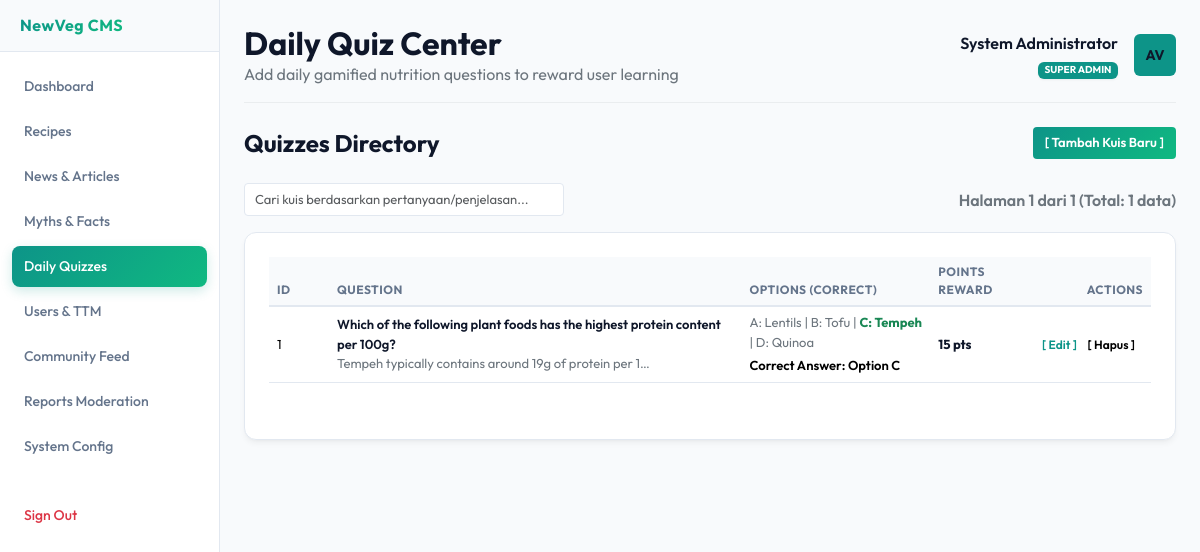
The app's page /admin/quizzes.php (signed in) with its own data.
### tables this page shows
CREATE TABLE `quizzes` (
  `id` INT AUTO_INCREMENT PRIMARY KEY,
  `question` TEXT NOT NULL,
  `option_a` VARCHAR(255) NOT NULL,
  `option_b` VARCHAR(255) NOT NULL,
  `option_c` VARCHAR(255) NOT NULL,
  `option_d` VARCHAR(255) NOT NULL,
  `correct_option` CHAR(1) NOT NULL,  
  `explanation` TEXT DEFAULT NULL,
  `points_reward` INT DEFAULT 10
);

### admin/quizzes.php (the view, shortened to what this page needs)
<?php
$db = getDatabaseConnection();
$limit = 10;
$page = 1;
$offset = 0;
try {
    $countStmt = $db->query("SELECT COUNT(*) FROM quizzes");
    $totalItems = $countStmt->fetchColumn();
    $totalPages = max(1, ceil($totalItems / $limit));
    $dataStmt = $db->prepare("SELECT * FROM quizzes ORDER BY id DESC LIMIT :limit OFFSET :offset");
    $dataStmt->bindValue(':limit', $limit, PDO::PARAM_INT);
    $dataStmt->bindValue(':offset', $offset, PDO::PARAM_INT);
    $dataStmt->execute();
    $quizzes = $dataStmt->fetchAll();
} catch (PDOException $e) {
    $quizzes = [];
    $totalItems = 0;
    $totalPages = 1;
}
require_once __DIR__ . '/includes/header.php';
?>
<div class="animated-fade mb-5">
    <div class="d-flex justify-content-between align-items-center mb-4">
        <h4 class="fw-bold m-0">Quizzes Directory</h4>
        <button class="btn btn-custom" data-bs-toggle="modal" data-bs-target="#addQuizModal">
            [ Tambah Kuis Baru ]
        </button>
    </div>
    <div class="d-flex justify-content-between align-items-center mb-3">
        <div style="max-width: 320px; width: 100%;">
            <input type="text" id="quiz-search" class="form-control" placeholder="Cari kuis berdasarkan pertanyaan/penjelasan...">
        </div>
        <div>
            <span id="quiz-info" class="text-secondary fw-semibold fs-13">
                Halaman <?= $page ?> dari <?= $totalPages ?> (Total: <?= $totalItems ?> data)
            </span>
        </div>
    </div>
    <div class="glass-card p-4">
        <div class="table-responsive">
            <table class="table table-hover align-middle">
                <thead>
                    <tr>
                        <th style="width: 60px;">ID</th>
                        <th>Question</th>
                        <th>Options (Correct)</th>
                        <th>Points Reward</th>
                        <th class="text-end" style="width: 120px;">Actions</th>
                    </tr>
                </thead>
                <tbody id="quiz-table-body">
                    <?php if (empty($quizzes)): ?>
                        <tr>
                            <td colspan="5" class="text-center text-secondary py-5">No quizzes found. Click "[ Tambah Kuis Baru ]" to begin.</td>
                        </tr>
                    <?php else: ?>
                        <?php foreach ($quizzes as $quiz):
                            $quizJson = htmlspecialchars(json_encode([
                                'id' => $quiz['id'],
                                'question' => $quiz['question'],
                                'option_a' => $quiz['option_a'],
                                'option_b' => $quiz['option_b'],
                                'option_c' => $quiz['option_c'],
                                'option_d' => $quiz['option_d'],
                                'correct_option' => $quiz['correct_option'],
                                'explanation' => $quiz['explanation'],
                                'points_reward' => $quiz['points_reward']
                            ]), ENT_QUOTES, 'UTF-8');
                        ?>
                            <tr>
                                <td><?= intval($quiz['id']) ?></td>
                                <td>
                                    <div class="fw-semibold text-white"><?= htmlspecialchars($quiz['question']) ?></div>
                                    <div class="text-secondary fs-12 text-truncate" style="max-width: 320px;"><?= htmlspecialchars($quiz['explanation']) ?></div>
                                </td>
                                <td>
                                    <div class="fs-13 text-secondary">
                                        <span class="<?= $quiz['correct_option'] === 'A' ? 'text-success fw-bold' : '' ?>">A: <?= htmlspecialchars($quiz['option_a']) ?></span> |
                                        <span class="<?= $quiz['correct_option'] === 'B' ? 'text-success fw-bold' : '' ?>">B: <?= htmlspecialchars($quiz['option_b']) ?></span> |
                                        <span class="<?= $quiz['correct_option'] === 'C' ? 'text-success fw-bold' : '' ?>">C: <?= htmlspecialchars($quiz['option_c']) ?></span> |
                                        <span class="<?= $quiz['correct_option'] === 'D' ? 'text-success fw-bold' : '' ?>">D: <?= htmlspecialchars($quiz['option_d']) ?></span>
                                    </div>
                                    <div class="text-teal fs-12 fw-semibold mt-1">Correct Answer: Option <?= htmlspecialchars($quiz['correct_option']) ?></div>
                                </td>
                                <td class="text-white fw-bold"><?= intval($quiz['points_reward']) ?> pts</td>
                                <td class="text-end">
                                    <a href="#" class="action-link btn-edit-quiz" data-quiz="<?= $quizJson ?>">[ Edit ]</a>
                                    <a href="quizzes.php?action=delete&id=<?= $quiz['id'] ?>"
                                       class="action-link action-link-danger"
                                       onclick="return confirm('Are you sure you want to delete this quiz?');">
                                        [ Hapus ]
                                    </a>
                                </td>
                            </tr>
                        <?php endforeach; ?>
                    <?php endif; ?>
                </tbody>
            </table>
        </div>
    </div>
</div>
<?php require_once __DIR__ . '/includes/footer.php'; ?>

### admin/assets/css/admin.css (style rules this page uses)
:root { --bg-dark: #f8fafc; --sidebar-bg: #ffffff; --card-bg: #ffffff; --border-color: #e2e8f0; --accent-emerald: #10b981; --accent-teal: #0d9488; --text-primary: #0f172a; --text-secondary: #64748b; --btn-primary: linear-gradient(135deg, #0d9488 0%, #10b981 100%); --font-sans: 'Outfit', -apple-system, BlinkMacSystemFont, "Segoe UI", Roboto, sans-serif; }
body { background-color: var(--bg-dark); color: var(--text-primary); font-family: var(--font-sans); margin: 0; overflow-x: hidden; }
.glass-card { background: var(--card-bg); border: 1px solid var(--border-color); border-radius: 12px; box-shadow: 0 4px 6px -1px rgba(0, 0, 0, 0.05), 0 2px 4px -2px rgba(0, 0, 0, 0.05); transition: all 0.25s ease; }
.form-control, .form-select { background-color: #ffffff; border: 1px solid var(--border-color); color: var(--text-primary); border-radius: 4px; padding: 6px 10px; font-size: 13px; }
.table { color: var(--text-primary); border-color: var(--border-color); font-size: 13px; }
.table > :not(caption) > * > * { background-color: transparent; padding: 6px 8px; border-bottom-color: var(--border-color); }
.table thead th { font-weight: 700; color: var(--text-secondary); border-bottom: 2px solid var(--border-color); background-color: #f8fafc; font-size: 12px; text-transform: uppercase; letter-spacing: 0.5px; }
.btn-custom { background: var(--btn-primary); border: none; color: #fff; font-weight: 600; border-radius: 4px; padding: 6px 12px; font-size: 13px; transition: all 0.3s; }
.animated-fade { animation: fadeIn 0.4s ease forwards; }
.text-white { color: var(--text-primary) !important; }
.action-link { font-size: 12px; font-weight: 600; text-decoration: none; margin-right: 8px; color: var(--accent-teal); }
.action-link-danger { color: var(--error); }

### records on screen
quizzes: id "1", question "Which of the following plant foods has the highest protein content per 100g?", explanation "Tempeh typically contains around 19g of protein per 1…", option_a "Lentils", option_b "Tofu", option_c "Tempeh", option_d "Quinoa", correct_option "C", points_reward "15"

### other values on screen
$headerTitle "Daily Quiz Center"
$headerSubtitle "Add daily gamified nutrition questions to reward user learning"
$_SESSION['admin_name'] "System Administrator"
$page "1"
$totalPages "1"
$totalItems "1"
